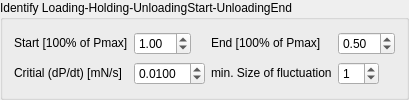
               <widget class="QGroupBox" name="groupBox_20">
                <property name="sizePolicy">
                 <sizepolicy hsizetype="Maximum" vsizetype="Maximum">
                  <horstretch>0</horstretch>
                  <verstretch>0</verstretch>
                 </sizepolicy>
                </property>
                <property name="title">
                 <string>Identify Loading-Holding-UnloadingStart-UnloadingEnd</string>
                </property>
                <layout class="QGridLayout" name="gridLayout_40">
                 <item row="1" column="6">
                  <widget class="QSpinBox" name="spinBox_min_size_fluctuation_tabHE">
                   <property name="sizePolicy">
                    <sizepolicy hsizetype="Maximum" vsizetype="Maximum">
                     <horstretch>0</horstretch>
                     <verstretch>0</verstretch>
                    </sizepolicy>
                   </property>
                   <property name="value">
                    <number>1</number>
                   </property>
                  </widget>
                 </item>
                 <item row="1" column="4">
                  <widget class="QDoubleSpinBox" name="doubleSpinBox_zeroGradDelta_tabHE">
                   <property name="sizePolicy">
                    <sizepolicy hsizetype="Maximum" vsizetype="Maximum">
                     <horstretch>0</horstretch>
                     <verstretch>0</verstretch>
                    </sizepolicy>
                   </property>
                   <property name="decimals">
                    <number>4</number>
                   </property>
                   <property name="value">
                    <double>0.010000000000000</double>
                   </property>
                  </widget>
                 </item>
                 <item row="0" column="4">
                  <widget class="QDoubleSpinBox" name="doubleSpinBox_Start_Pmax_tabHE">
                   <property name="sizePolicy">
                    <sizepolicy hsizetype="Maximum" vsizetype="Maximum">
                     <horstretch>0</horstretch>
                     <verstretch>0</verstretch>
                    </sizepolicy>
                   </property>
                   <property name="value">
                    <double>1.000000000000000</double>
                   </property>
                  </widget>
                 </item>
                 <item row="1" column="5">
                  <widget class="QLabel" name="label_49">
                   <property name="sizePolicy">
                    <sizepolicy hsizetype="Maximum" vsizetype="Maximum">
                     <horstretch>0</horstretch>
                     <verstretch>0</verstretch>
                    </sizepolicy>
                   </property>
                   <property name="text">
                    <string>min. Size of fluctuation</string>
                   </property>
                  </widget>
                 </item>
                 <item row="0" column="6">
                  <widget class="QDoubleSpinBox" name="doubleSpinBox_End_Pmax_tabHE">
                   <property name="sizePolicy">
                    <sizepolicy hsizetype="Maximum" vsizetype="Maximum">
                     <horstretch>0</horstretch>
                     <verstretch>0</verstretch>
                    </sizepolicy>
                   </property>
                   <property name="value">
                    <double>0.500000000000000</double>
                   </property>
                  </widget>
                 </item>
                 <item row="0" column="5">
                  <widget class="QLabel" name="label_51">
                   <property name="sizePolicy">
                    <sizepolicy hsizetype="Maximum" vsizetype="Maximum">
                     <horstretch>0</horstretch>
                     <verstretch>0</verstretch>
                    </sizepolicy>
                   </property>
                   <property name="text">
                    <string>End [100% of Pmax]</string>
                   </property>
                  </widget>
                 </item>
                 <item row="0" column="1">
                  <widget class="QLabel" name="label_48">
                   <property name="sizePolicy">
                    <sizepolicy hsizetype="Maximum" vsizetype="Maximum">
                     <horstretch>0</horstretch>
                     <verstretch>0</verstretch>
                    </sizepolicy>
                   </property>
                   <property name="text">
                    <string>Start [100% of Pmax]</string>
                   </property>
                  </widget>
                 </item>
                 <item row="1" column="1">
                  <widget class="QLabel" name="label_50">
                   <property name="sizePolicy">
                    <sizepolicy hsizetype="Maximum" vsizetype="Maximum">
                     <horstretch>0</horstretch>
                     <verstretch>0</verstretch>
                    </sizepolicy>
                   </property>
                   <property name="text">
                    <string>Critial (dP/dt) [mN/s]</string>
                   </property>
                  </widget>
                 </item>
                </layout>
               </widget>
